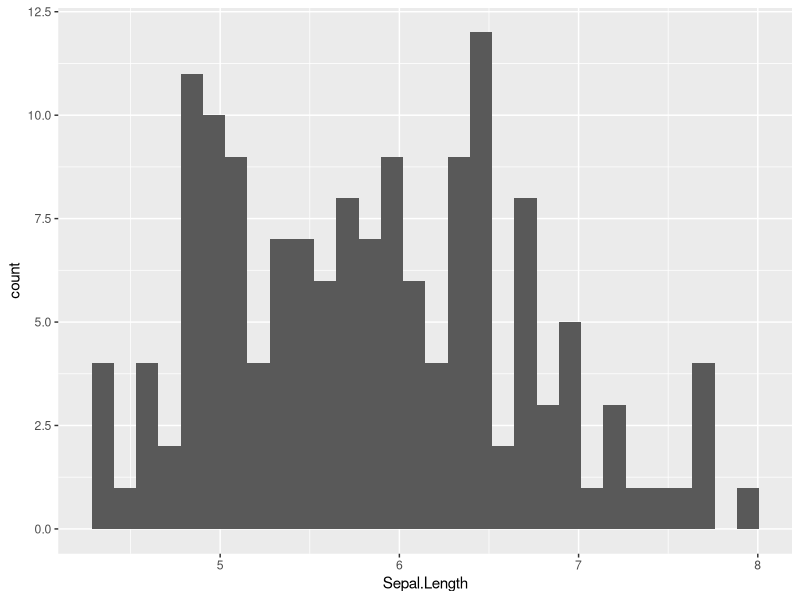
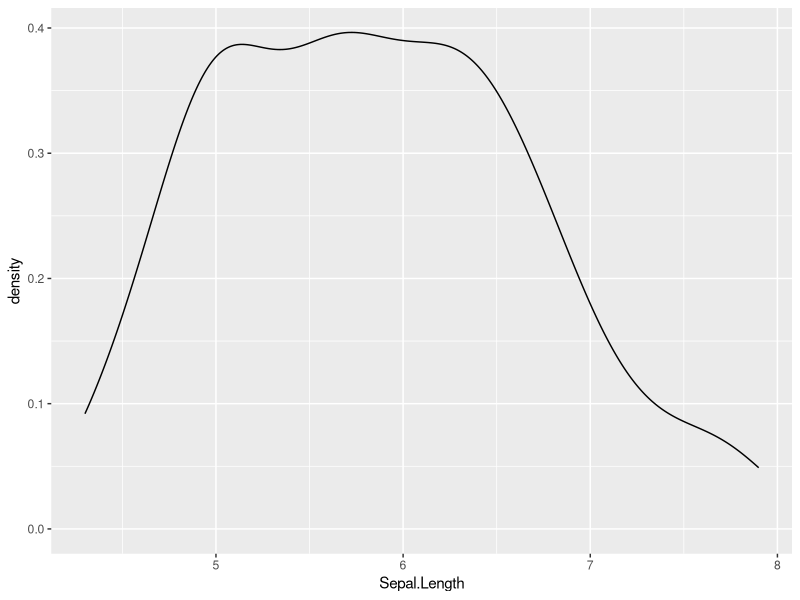
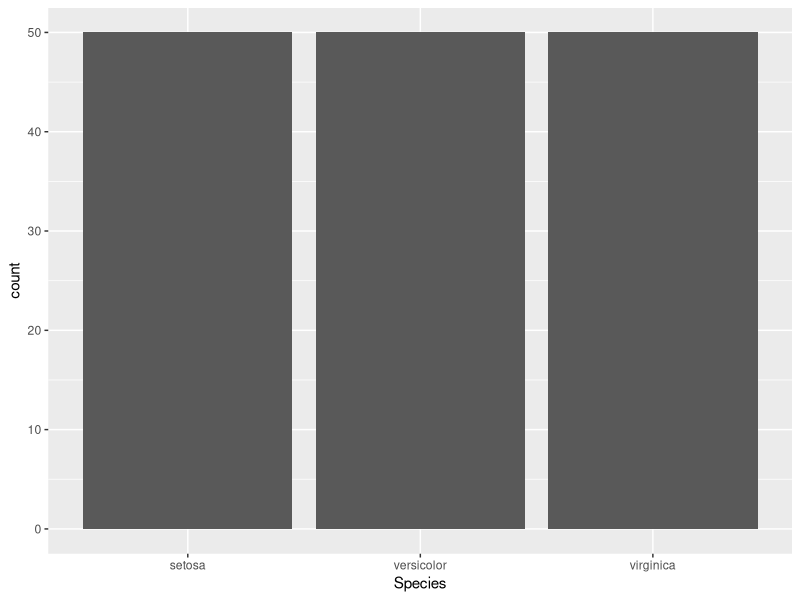
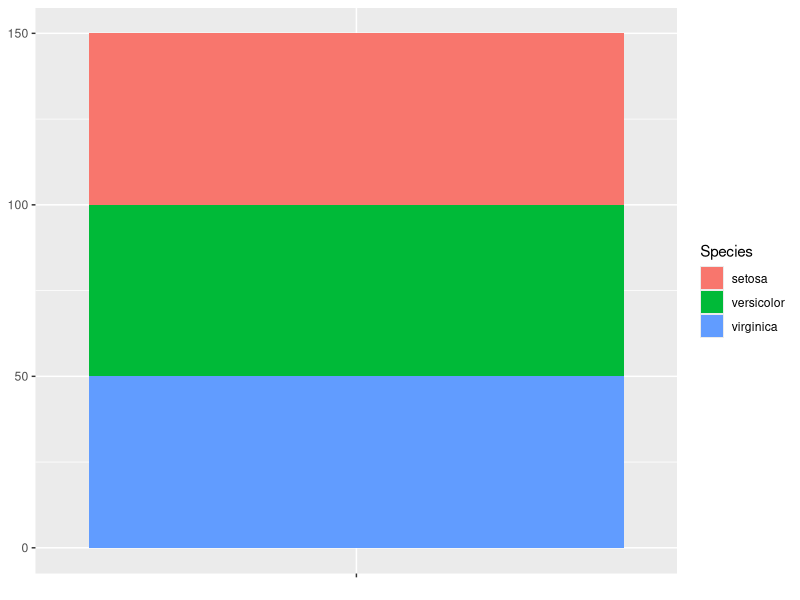
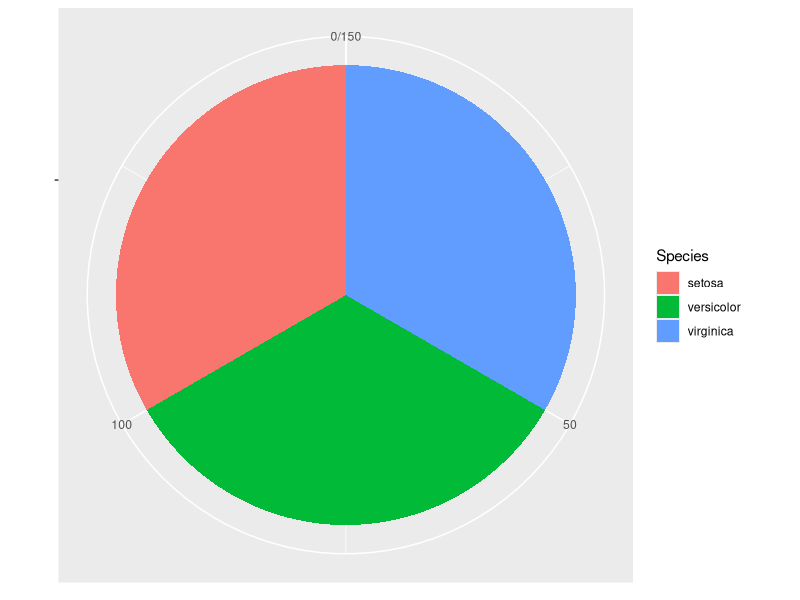
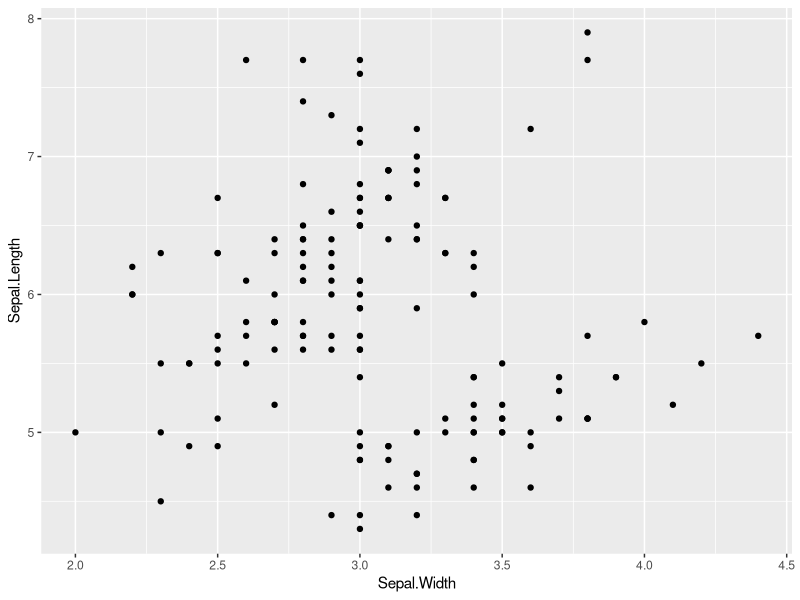
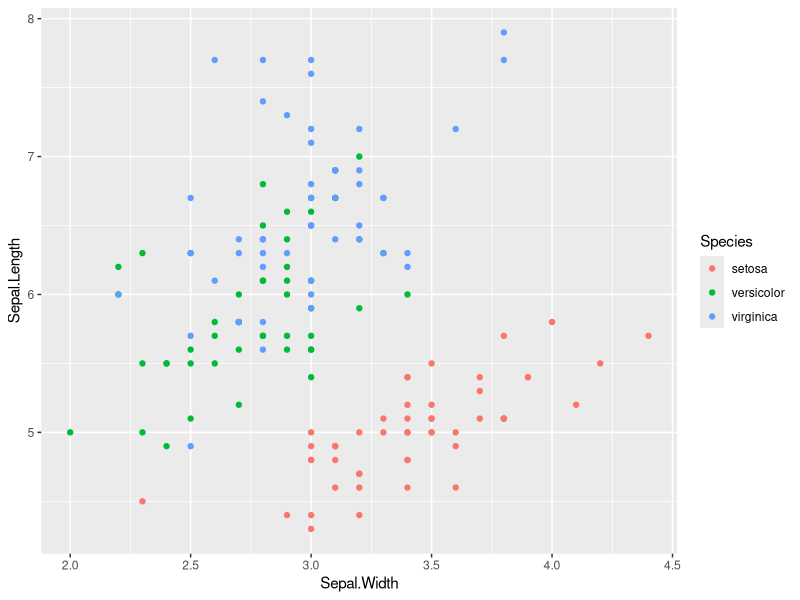
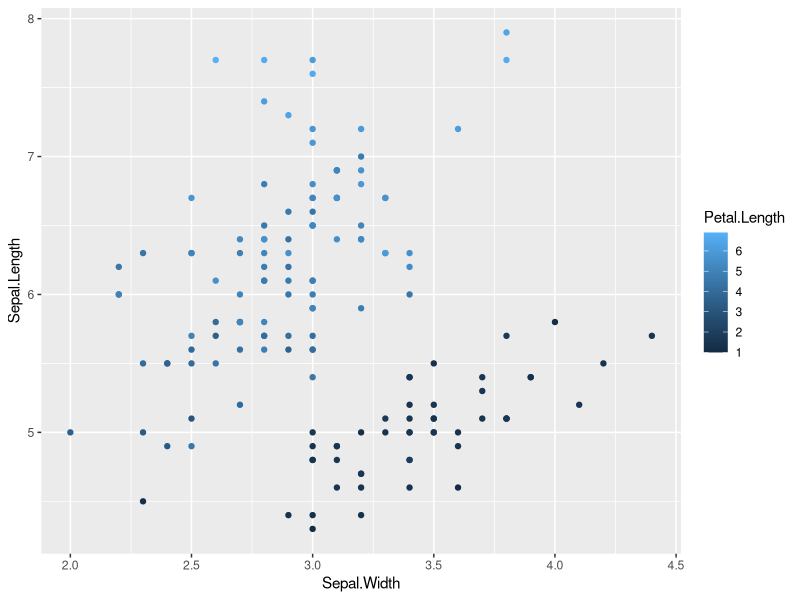

These charts were generated, in order, by the following R code:
## ---- chunk 1
# Knitr options
knitr::opts_chunk$set(
  echo = FALSE
  )

# Load packages
library(tidyverse)
library(magrittr)
library(knitr)
library(kableExtra)
## ---- chunk 2
iris %>% ggplot(aes(x = Sepal.Length)) +
  geom_histogram()
## ---- chunk 3
iris %>% ggplot(aes(x = Sepal.Length)) +
  geom_density()
## ---- chunk 4
iris  %>%
  ggplot(aes(x = Species)) +
  geom_bar()
## ---- chunk 5
iris  %>%
  count(Species) %>%
  ggplot(aes(x="", y=n, fill=Species)) +
  geom_bar(width = 1, stat = "identity") +
  labs(x = NULL, y = NULL)

## ---- chunk 6
iris  %>%
  count(Species) %>%
  ggplot(aes(x="", y=n, fill=Species)) +
  geom_bar(width = 1, stat = "identity") + 
  coord_polar("y", start=0) +
  labs(x = NULL, y = NULL)

## ---- chunk 7
iris  %>%
  ggplot(aes(x=Sepal.Width, y=Sepal.Length)) +
  geom_point()
## ---- chunk 8
iris  %>%
  ggplot(aes(x=Sepal.Width, y=Sepal.Length, col=Species)) +
  geom_point()
## ---- chunk 9
iris  %>%
  ggplot(aes(x=Sepal.Width, y=Sepal.Length, col=Petal.Length)) +
  geom_point()
## ---- chunk 10
iris  %>%
  ggplot(aes(x=Sepal.Width, y=Sepal.Length, col=Petal.Length, shape=Species)) +
  geom_point()
## ---- chunk 11
iris  %>%
  select(-Species) %>%
  pivot_longer(everything(), names_to = 'variable') %>%
  ggplot(aes(x=variable, y=value)) +
    geom_boxplot()
## ---- chunk 12
library(GGally)
iris  %>%
  select(-Species) %>%
  ggcorr(label = TRUE, label_size = 3, label_round = 2, label_alpha = TRUE)
## ---- chunk 13
library(GGally)
iris  %>%
  ggpairs(aes(alpha = 0.3), ggtheme = theme_gray()) 
